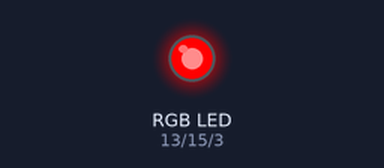
A program run on a simulated Arduino Uno, built with avr-gcc and run on an emulated ATmega328P. On the bench: an RGB LED mixed from three pins (HIGH = lit).

Above: at 0.05 s.
At 0.85 s:
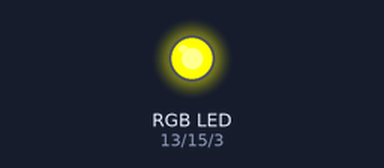
At 1.3 s:
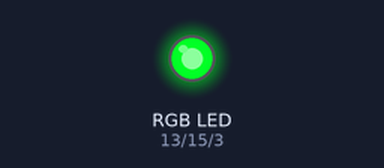
At 1.75 s:
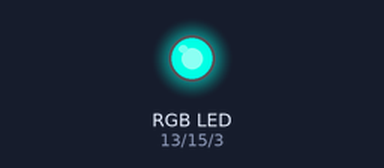
At 2.6 s:
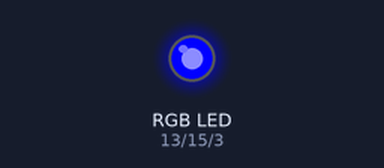
At 3.45 s:
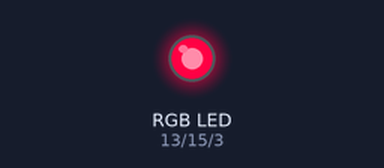
Timing chart, 0 to 8.3 s (numbered marks = the images above):
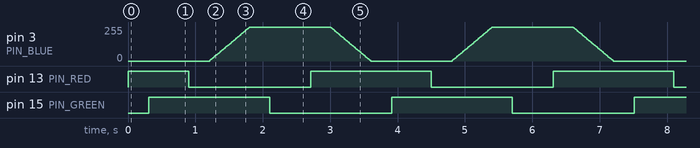

Measured:
- by itself, pin 13 (PIN_RED): repeats every 3.6 s: LOW 1.8 s, HIGH 1.8 s
- by itself, pin 15 (PIN_GREEN): alternates HIGH for 1.8 s and LOW for 1.8 s

The program:

main.cpp
```cpp
#include <Arduino.h>

#define PIN_RED 13
#define PIN_GREEN 15
#define PIN_BLUE 3

void setLedColorHSV(int h, double s, double v);

void setup() {

}
void loop() {
  setLedColorHSV((int)(millis() / 10 % 360), 1, 1);
}

// Convert a given HSV (Hue Saturation Value) to RGB(Red Green Blue) and set the led to the color
//  h is hue value, integer between 0 and 360
//  s is saturation value, double between 0 and 1
//  v is value, double between 0 and 1
void setLedColorHSV(int h, double s, double v) {
  double r = 0;
  double g = 0;
  double b = 0;

  double hf = h / 60.0;

  int i = (int)floor(h / 60.0);
  double f = h / 60.0 - i;
  double pv = v * (1 - s);
  double qv = v * (1 - s * f);
  double tv = v * (1 - s * (1 - f));

  switch (i)
  {
    case 0:
      r = v;
      g = tv;
      b = pv;
      break;
    case 1:
      r = qv;
      g = v;
      b = pv;
      break;
    case 2:
      r = pv;
      g = v;
      b = tv;
      break;
    case 3:
      r = pv;
      g = qv;
      b = v;
      break;
    case 4:
      r = tv;
      g = pv;
      b = v;
      break;
    case 5:
      r = v;
      g = pv;
      b = qv;
      break;
  }

  //set each component to a integer value between 0 and 255
  int red = constrain((int)255 * r, 0, 255);
  int green = constrain((int)255 * g, 0, 255);
  int blue = constrain((int)255 * b, 0, 255);
  analogWrite(PIN_RED, red);
  analogWrite(PIN_GREEN, green);
  analogWrite(PIN_BLUE, blue);
}
```

colors.c
```cpp
#include <stdint.h>
#include <math.h>

#define VAL_CONSTRAIN(val, max)  ( (val) > (max) ? (max) : (val))


/*
 * Convert a given HSV (Hue Saturation Value) to RGB (Red Green Blue).
 * - `h` is Hue, integer between 0 and 360;
 * - `s` is Saturation, double between 0 and 1;
 * - `v` is Value (color intensity), double between 0 and 1;
 * - `out_rgb` is an 3-byte array where obtained values will be written to;
 */
void convert_HSV_to_RGB(int h, double s, double v, uint8_t out_rgb[3])
{
    double r = 0, g = 0, b = 0;
    int i = (int)floor(h / 60.0);
    double f = h / 60.0 - i;
    double pv = v * (1 - s);
    double qv = v * (1 - s * f);
    double tv = v * (1 - s * (1 - f));

    switch (i) {
        case 0:
            r = v;
            g = tv;
            b = pv;
            break;
        case 1:
            r = qv;
            g = v;
            b = pv;
            break;
        case 2:
            r = pv;
            g = v;
            b = tv;
            break;
        case 3:
            r = pv;
            g = qv;
            b = v;
            break;
        case 4:
            r = tv;
            g = pv;
            b = v;
            break;
        case 5:
            r = v;
            g = pv;
            b = qv;
            break;
    }

    /* set each component to a integer value between 0 and 255 */
    out_rgb[0] = VAL_CONSTRAIN(255 * r, 255);
    out_rgb[1] = VAL_CONSTRAIN(255 * g, 255);
    out_rgb[2] = VAL_CONSTRAIN(255 * b, 255);
}
```

main.c
```cpp
// #include <stdio.h>
// #include <stdlib.h>
// #include <math.h>
// #include <avr/io.h>
// #include <avr/interrupt.h>
// #include <util/delay.h>

// #include "usart.h"
// #include "timers.h"
// #include "colors.h"

// /* Configuration constants: */
// #define PM_BAUD 28800

// #define RGB_PULSE  1
// #define RGB_HSV    2

// #define LED_ANIMATION  RGB_HSV
// #define SPEAKER_ENABLED 0


// /**
//  * Initialize the GPIOs of LEDs / speaker etc.
//  */
// int GPIO_init() {
//     /* RGB led directions & default PORTs to 1 (OFF state) */
//     DDRB |= (1 << PB3);
//     DDRD |= (1 << PD5) | (1 << PD7);
//     PORTB |= (1 << PB3);
//     PORTD |= (1 << PD5) | (1 << PD7);
//     return 0;
// }

// int main() {
//     /* initialize peripheral modules: */
//     GPIO_init();
//     USART0_init(CALC_USART_UBRR(PM_BAUD));
//     USART0_use_stdio();

//     if (SPEAKER_ENABLED) {
//         Timer1_init_ctc();
//     } else {
//         Timer1_init_pwm();
//     }
//     Timer2_init_systicks();

//     Timer0_init_pwm();

//     DDRD |= (1 << PD7);

//     sei(); /* activate global interrupts */

//     printf("It's timer hammer!\n");

//     unsigned int last_ping_red = 0;

//     while (1) {
//         /* Print alive message */
//         if (SYSTICKS_PASSED(last_ping_red, 3000)) {
//             last_ping_red = systicks;
//             printf("Stayin' alive! [ticks=%i]\n", systicks);
//         }
//         if (LED_ANIMATION == RGB_PULSE) {
//             /*
//              * Pulse de LEDs based on a triangle wave:
//              * y = (P - abs(t % (2*P) - P) )
//              * Note: outputs values between [0, 3000]!
//              */
//             int wave_red = (3000 - abs(((int)systicks % 6000) - 3000));
//             /* rescale [0, 3000] to [0, 255] using ceil(3000 / 255) */
//             //OCR1A = (wave_red / 12);

//             int wave_blue = (3600 - abs(((int)systicks % 7200) - 3600));
//             //OCR0A = (wave_blue / 14);

//             int wave_green = (4200 - abs(((int)systicks % 8400) - 4200));
//             OCR2B = (wave_green / 45);

//         } else if (LED_ANIMATION == RGB_HSV) {
//             int color = (3600 - abs(((int)systicks % 7200) - 3600));

//             uint8_t out_rgb[3];
//             convert_HSV_to_RGB(color / 10, 1, 1, out_rgb);

//             OCR1A = out_rgb[0];
//             OCR0A = out_rgb[1];
//             OCR2B = out_rgb[2] / 3;
//         }
//         if (SPEAKER_ENABLED) {
//             /* TODO task 4 (bonus): you know what you have to do ;) */
//         }
//     }

//     return 0;
// }
```

sound.c
```cpp
#include <stdint.h>

#include "sound.h"

/* Tones (Hz) */
#define c    261
#define d    294
#define e    329
#define f    349
#define g    391
#define gS   415
#define a    440
#define aS   455
#define b    466
#define cH   523
#define cSH  554
#define dH   587
#define dSH  622
#define eH   659
#define fH   698
#define fSH  740
#define gH   784
#define gSH  830
#define aH   880

/* The nodes in our melody */
uint16_t surprise_notes[] = {a,   a,  a,   f,  cH,  a,  f,   cH, a,   eH, eH,
                             eH,  fH, cH,  gS, f,   cH, a,   aH, a,   a,  aH,
                             gSH, gH, fSH, fH, fSH, aS, dSH, dH, cSH, cH, b,
                             cH,  f,  gS,  f,  a,   cH, a,   cH, eH,  aH, a,
                             a,   aH, gSH, gH, fSH, fH, fSH, aS, dSH, dH, cSH,
                             cH,  b,  cH,  f,  gS,  f,  cH,  a,  f,   cH, a};

/* The durations (in ms) of every note in the melody above */
uint16_t durations[] = {500, 500, 500, 350, 150, 500, 350, 150, 650, 500, 500,
                        500, 350, 150, 500, 350, 150, 650, 500, 300, 150, 400,
                        200, 200, 125, 125, 250, 250, 400, 200, 200, 125, 125,
                        250, 125, 500, 375, 125, 500, 375, 125, 650, 500, 300,
                        150, 400, 200, 200, 125, 125, 250, 250, 400, 200, 200,
                        125, 125, 250, 250, 500, 375, 125, 500, 375, 125, 650};

/* Total number of notes in melody (use for iterating!) */
uint8_t num_notes = sizeof(durations) / sizeof(durations[0]);
```

sound.h
```cpp
#ifndef SOUND_H_
#define SOUND_H_

#include <stdint.h>

/* The nodes in our melody */
extern uint16_t surprise_notes[];

/* The durations (in ms) of every note in the melody above */
extern uint16_t durations[];

/* Total number of notes in melody (use for iterating!) */
extern uint8_t num_notes;

#endif
```
